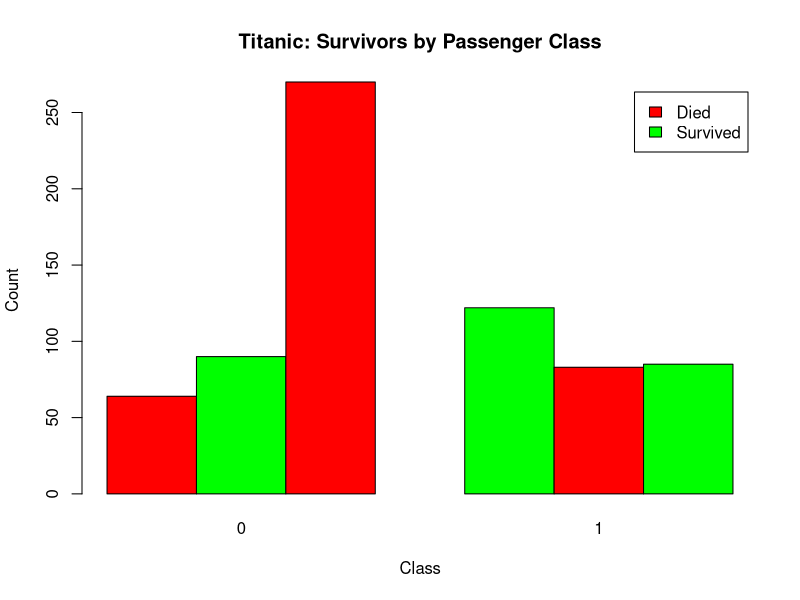
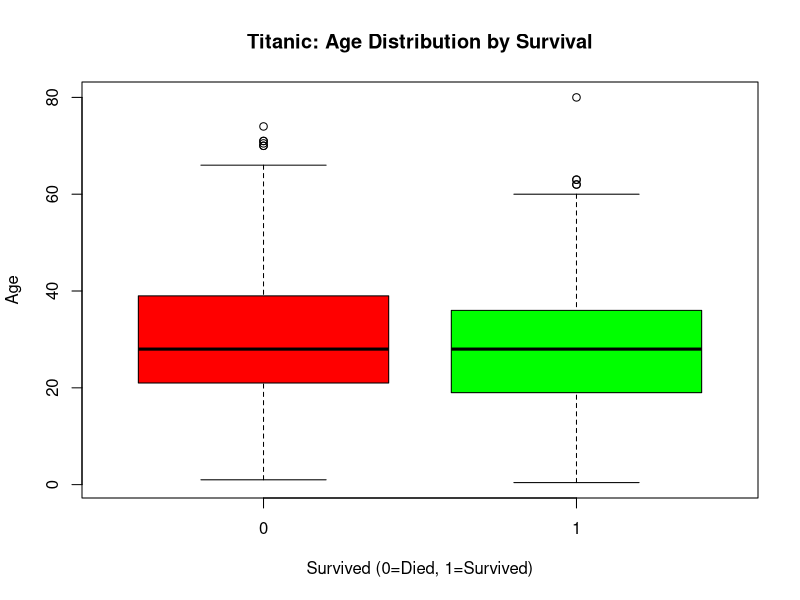
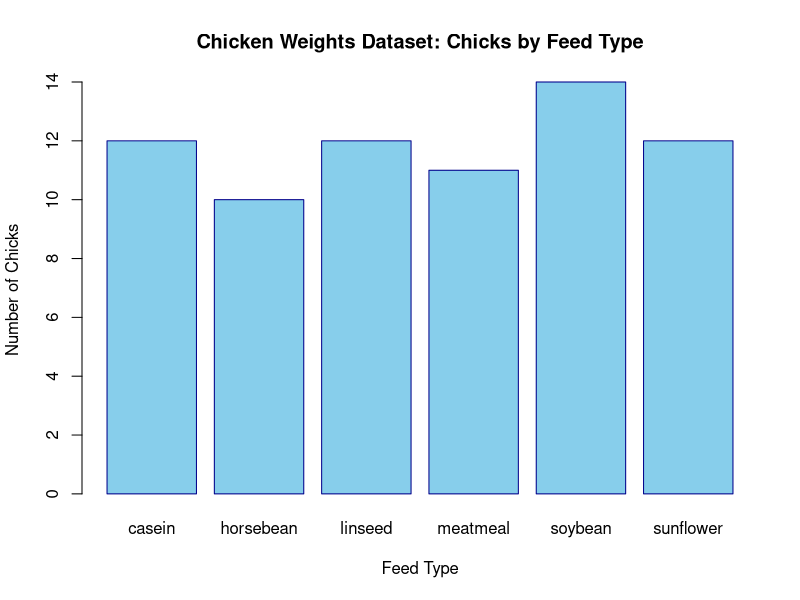
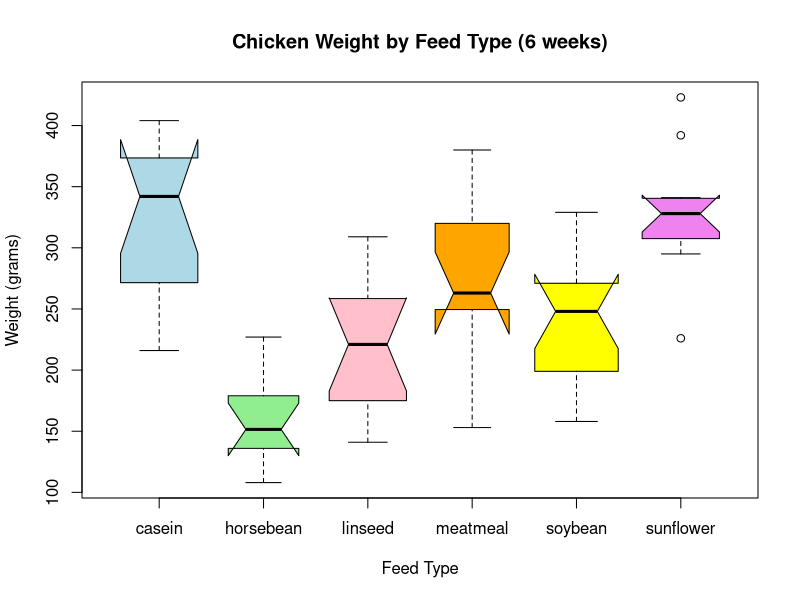

The R script that drew these images, in order:
# TASK 1: TITANIC 
setwd("C:/Users/almas/Documents/LabDS22011778/Lab7")
titanic <- read.csv("titanic_sortbyfare.csv", stringsAsFactors=TRUE)

# Bar Chart: Survivors by Class
png("TitanicSurvivors Bar.png", width=800, height=600)
barplot(table(titanic$Pclass, titanic$Survived),
        main="Titanic: Survivors by Passenger Class",
        xlab="Class", ylab="Count",
        col=c("red", "green"), beside=TRUE,
        legend.text=c("Died", "Survived"))
dev.off()

# Box Plot: Age by Survival
png("TitanicAge BoxPlot.png", width=800, height=600)
boxplot(Age ~ Survived, data=titanic,
        main="Titanic: Age Distribution by Survival",
        xlab="Survived (0=Died, 1=Survived)", ylab="Age",
        col=c("red", "green"))
dev.off()

# TASK 2: CHICKWEIGHTS (Built-in R Dataset)
data(chickwts)

# Bar Chart: Number of Chicks by Feed Type
png("ChickenNum Bar.png", width=800, height=600)
feed_counts <- table(chickwts$feed)
barplot(feed_counts,
        main="Chicken Weights Dataset: Chicks by Feed Type",
        xlab="Feed Type", ylab="Number of Chicks",
        col="skyblue", border="darkblue")
dev.off()

# Box Plot: Weight by Feed Type
png("Chicken Weight BoxPlot.png", width=800, height=600)
boxplot(weight ~ feed, data=chickwts,
        main="Chicken Weight by Feed Type (6 weeks)",
        xlab="Feed Type", ylab="Weight (grams)",
        col=c("lightblue","lightgreen","pink","orange","yellow","violet"),
        varwidth=TRUE, notch=TRUE)
dev.off()

cat("Lab8b COMPLETE: 4 PNG plots saved in Lab8 folder\n")
cat("Task 1: Titanic (2 plots)\n")
cat("Task 2: Chickwts (2 plots)\n")
